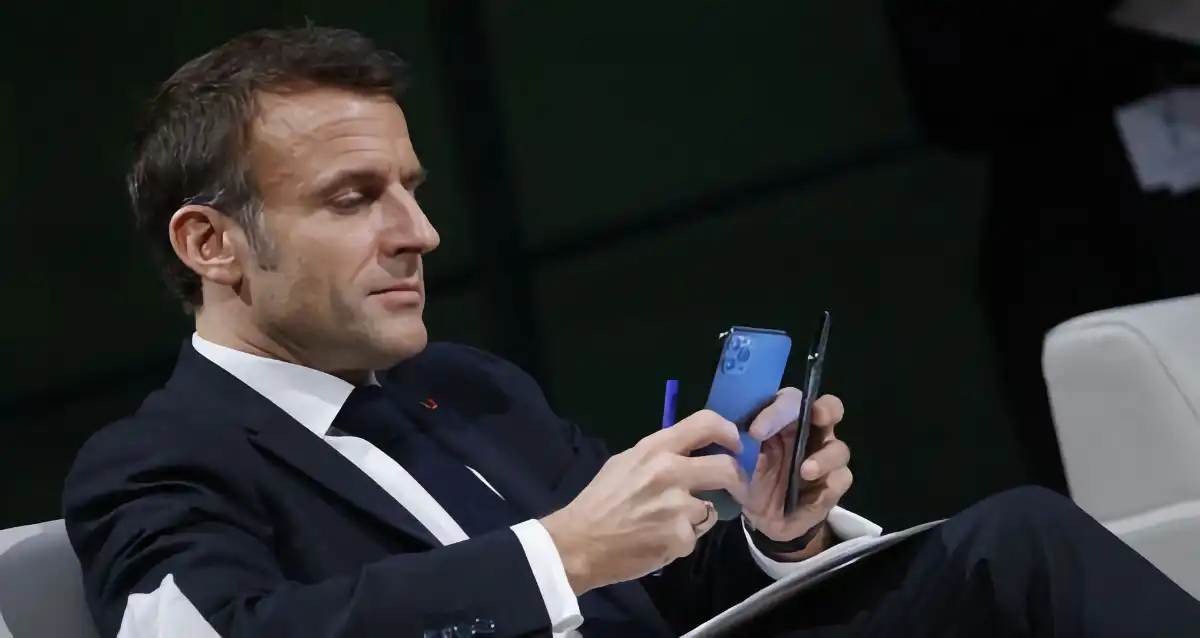
#> input picture macron.webp, 1200 x 638 px
$ python -i sync_gmi.py   (imports and definitions only)
#> lines starting #> are read from the running program, lines starting #| are printed output that depends on the picture
### tools/tools.py
import yaml
import hashlib
import os, sys
import subprocess
import json
import re
import locale
import csscompressor
from datetime import datetime, timezone
from zoneinfo import ZoneInfo  # Python 3.9+

PARIS_TZ = ZoneInfo("Europe/Paris")

def site_yml(site):
    path = os.path.join("./sites", f"{site}.yml")
    try:
        with open(path, 'r') as file:
            config = yaml.safe_load(file)
            config['site'] = site
            return config
    except:
        print(f"No {path}")
        exit()

# [59 lines left out: functions run_script, calculate_hash, hash_content, count_files, read_file, get_root and 2 more, not called in this run]

def save_json(state_file, state):
    with open(state_file, 'w', encoding='utf-8') as f:
        json.dump(state, f, ensure_ascii=False, indent=4)

# [18 lines left out: function remove_markdown_images, not called in this run]

def format_timestamp_to_paris_time(timestamp: int) -> str:
    dt_paris = timestamp_to_paris_datetime(timestamp)
    return dt_paris.isoformat(timespec="seconds")

def timestamp_to_paris_datetime(timestamp: int) -> datetime:
    return datetime.fromtimestamp(timestamp, tz=timezone.utc).astimezone(PARIS_TZ)

def now_datetime() -> datetime:
    dt = datetime.now()
    return timestamp_to_paris_datetime( datetime.timestamp(dt) )

def now_datetime_str() -> str:
    dt_paris = now_datetime()
    return dt_paris.isoformat(timespec="seconds")

# [30 lines left out: functions month_year, french_date_label, event_date_label, not called in this run]

def timestamp_date_label(timestamp: int) -> str:
    return french_date_label(timestamp_to_paris_datetime(timestamp))

# [48 lines left out: functions output_dir, get_args_dict, get_css, not called in this run]

### tools/logs.py
import datetime, sys
from tqdm import tqdm


class DualOutput:
    def __init__(self, fichier):
        self.terminal = sys.stdout
        self.terminal_stderr = sys.stderr
        now = datetime.datetime.now().strftime("%Y-%m-%d %H:%M:%S")
        self.log = open(fichier, "a")
        self.log.write(f"\n\n----\n{now}\n")

    def write(self, message):
        self.terminal.write(message)
        self.log.write(message)

    def write_error(self, message):
        self.terminal_stderr.write(message)
        self.log.write(message)

    # [32 lines left out: functions flush, close, dual_tqdm, timestamp_to_date, not called in this run]

### sync_gmi.py
import os, sys, re
from datetime import date
import shutil
import tools.tools
import tools.logs
import tools.sync_github
import tools.sync_files
from md2gemini import md2gemini
from PIL import Image, ImageOps, ImageEnhance, ImageDraw

import numpy as np
import subprocess

sys.stdout = tools.logs.DualOutput("_log.txt")
sys.stderr = sys.stdout

# [1 line that did not run here, left out]

# [60 lines left out: functions mount_synology_volume, markdown_to_gemini, extract_date_from_markdown, not called in this run]


def create_vintage_press_effect(input_path, output_path, width=1024, quality=15, colors=1025, dither=False):
    """
    Convertit une image en effet "ancienne presse" avec une forte pixelisation
    et une palette réduite pour minimiser la taille du fichier

    Args:
        input_path: Chemin de l'image source (webp ou autre)
        output_path: Chemin de l'image de sortie (jpeg)
        width: Largeur souhaitée en pixels
        quality: Qualité JPEG (1-95), plus basse = plus compressée
        colors: Nombre de niveaux par canal (réduit la palette)
        dither: Ajoute du dithering pour simuler plus de nuances
    """
#> called with input_path = 'macron.webp', output_path = 'out.png', width = 1024, quality = 15, colors = 1025, dither = False
    # Ouvrir l'image
    img = Image.open(input_path)
#> img is the input picture: PIL image 1200x638 RGB; mean R, G, B 44.3, 45.1, 45

    # Calculer la nouvelle hauteur en conservant le ratio
    ratio = img.height / img.width
#> ratio = 0.532
    height = int(width * ratio)
#> height = 544

    # Redimensionner l'image
    img = img.resize((width, height), Image.LANCZOS)
#> img: PIL image 1024x544 RGB

    # Appliquer une forte pixelisation (effet gros pixels)
    pixel_size = 3  # Taille des "gros pixels"
    small_width = width // pixel_size
    small_height = height // pixel_size
#> small_height = 181
    img = img.resize((small_width, small_height), Image.NEAREST)
#> img: PIL image 341x181 RGB
    img = img.resize((width, height), Image.NEAREST)
#> img: PIL image 1024x544 RGB

    # Convertir en array numpy pour manipulation des couleurs
    img_array = np.array(img)

    # Réduire la palette de couleurs (effet "impression limitée")
    for i in range(3):  # Pour chaque canal RGB
        img_array[:,:,i] = np.floor(img_array[:,:,i] / (256 / colors)) * (256 / colors)

    # Reconvertir en image
    img = Image.fromarray(img_array.astype('uint8'))

    # Ajouter du contraste pour l'effet "presse"
    enhancer = ImageOps.autocontrast(img, cutoff=5)
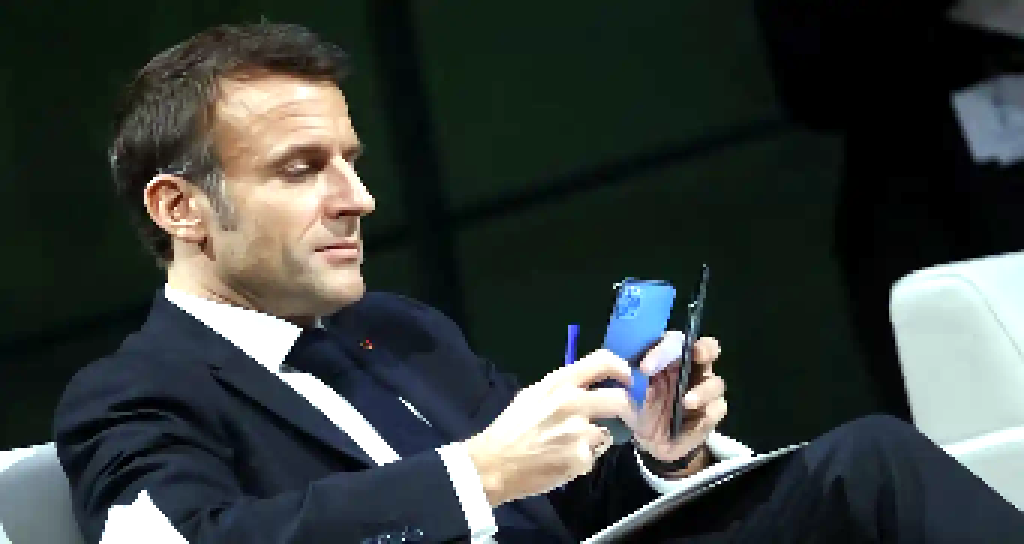
#> enhancer: PIL image 1024x544 RGB; mean R, G, B 57.8, 64.1, 61.6

    # Ajouter du grain/bruit pour simuler l'impression
    if dither:
        enhancer = enhancer.convert('RGB').convert('P', palette=Image.ADAPTIVE, colors=32).convert('RGB')

    # Ajouter un léger flou pour simuler l'impression qui "bave" légèrement
    # enhancer = enhancer.filter(ImageFilter.GaussianBlur(radius=0.5))

    # Sauvegarder avec une forte compression
    enhancer.save(output_path, 'JPEG', quality=quality, optimize=True, progressive=True)

    # Afficher les tailles avant/après
    original_size = os.path.getsize(input_path) / 1024
    new_size = os.path.getsize(output_path) / 1024
    print(f"Taille originale: {original_size:.2f} KB")
    print(f"Nouvelle taille: {new_size:.2f} KB")
    print(f"Réduction: {100 - (new_size / original_size * 100):.2f}%")


# [228 lines left out: functions create_vintage_press_bw, extract_image_links, sync_images, sync_one_file, sync_files, not called in this run]

# [7 lines of commented-out code are left out]

# [7 lines not run here, left out]

# [1 line that did not run here, left out]

# command = 'rsync -av --update --exclude=".DS_Store" --exclude=".*/" --delete --checksum=false ~/Documents/gemini/ /Volumes/docker/gemini/content'
# subprocess.run(command, shell=True, check=True)

# [1 line that did not run here, left out]
# [1 line not run here, left out]


# rsync -av --update --exclude=".DS_Store" --exclude=".*/" --delete --checksum=false ~/Documents/gemini/ /Volumes/docker/gemini/content

>>> result = create_vintage_press_effect('macron.webp', 'out.png')
